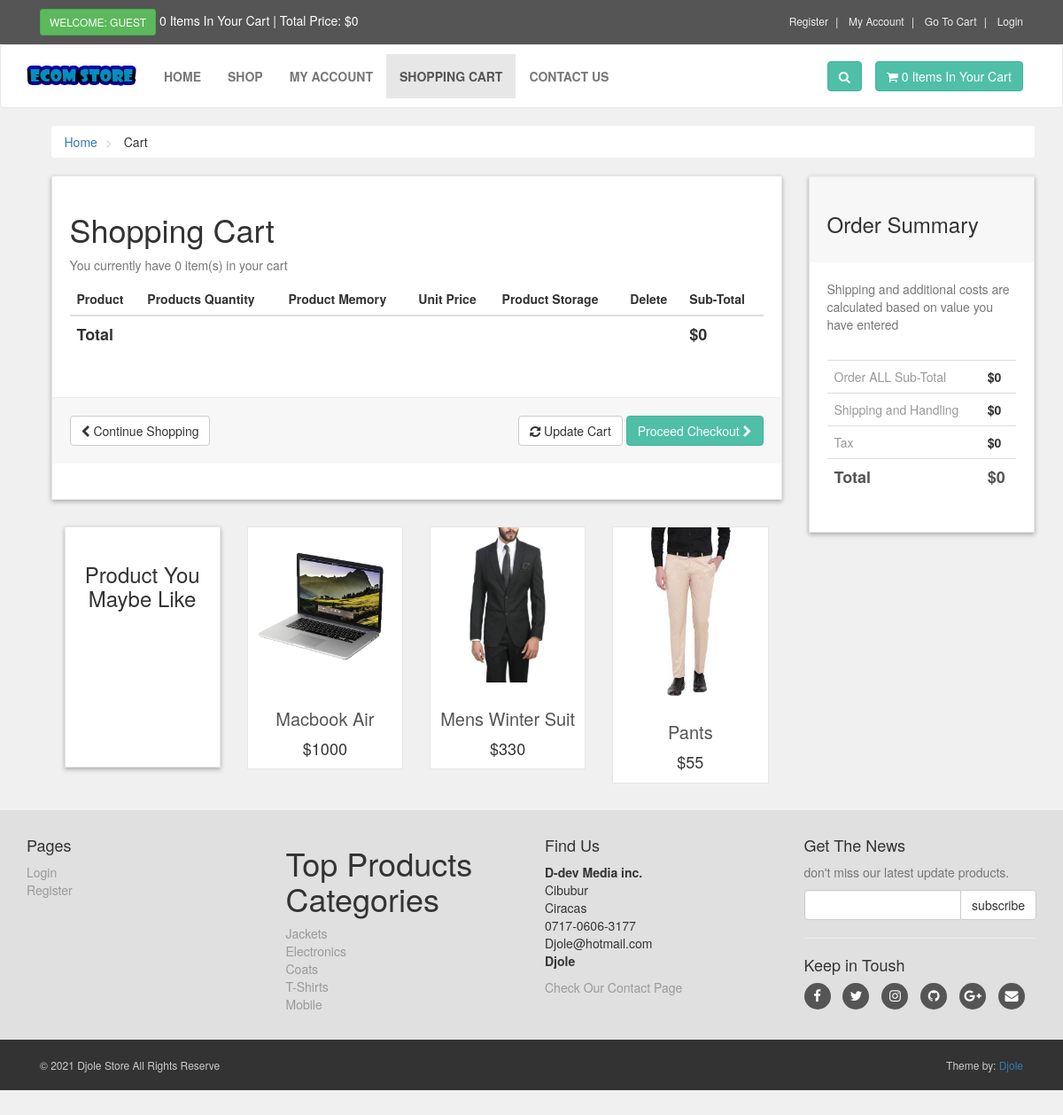
The app's page /cart.php with its own data.
### tables this page shows
CREATE TABLE `products` (
  `product_id` int(10) NOT NULL,
  `p_cat_id` int(10) NOT NULL,
  `cat_id` int(10) NOT NULL,
  `date` timestamp NOT NULL DEFAULT current_timestamp() ON UPDATE current_timestamp(),
  `product_title` text NOT NULL,
  `product_img1` text NOT NULL,
  `product_img2` text NOT NULL,
  `product_img3` text NOT NULL,
  `product_price` int(10) NOT NULL,
  `product_keywords` text NOT NULL,
  `product_desc` text NOT NULL
);

CREATE TABLE `product_categories` (
  `p_cat_id` int(10) NOT NULL,
  `p_cat_title` text NOT NULL,
  `p_cat_desc` text NOT NULL
);

### cart.php (the view, shortened to what this page needs)
<?php
    include("includes/header.php");
?>
    <div id="content">
       <div class="container">
           <div class="col-md-12">
               <ul class="breadcrumb">
                   <li>
                       <a href="index.php">Home</a>
                   </li>
                   <li>
                       Cart
                   </li>
               </ul>
            </div>
            <div id="cart" class="col-md-9">
                <div class="box">
                    <form action="cart.php" method="post" enctype="multipar/form-data">
                        <h1>Shopping Cart</h1>
                        <?php
                            $ip_add =getRealIpUser();
                            $select_cart = "select * from cart where ip_add='$ip_add'";
                            $run_cart = mysqli_query($con,$select_cart);
                            $count = mysqli_num_rows($run_cart);
                        ?>
                        <p class="text-muted">You currently have <?php echo $count; ?> item(s) in your cart</p>
                        <div class="table-responsive">
                            <table class="table">
                                <thead>
                                    <tr>
                                        <th colspan="2">Product</th>
                                        <th>Products Quantity</th>
                                        <th>Product Memory</th>
                                        <th>Unit Price</th>
                                        <th>Product Storage</th>
                                        <th colspan="1">Delete</th>
                                        <th colspan="2">Sub-Total</th>
                                    </tr>
                                </thead>
                                    <?php
                                        $total = 0;
                                                ?>
                                <tfoot>
                                    <tr>
                                         <th colspan="7">Total</th>
                                        <th colspan="2">$<?php echo $total; ?></th>
                                    </tr>
                                </tfoot>
                            </table>
                        </div>
                        <div class="box-footer">
                           <div class="pull-left">
                               <a href="index.php" class="btn btn-default">
                                   <i class="fa fa-chevron-left"></i> Continue Shopping
                               </a>
                           </div>
                           <div class="pull-right">
                                <button type="submit" name="update" value="Update Cart" class="btn btn-default">
                                   <i class="fa fa-refresh"></i> Update Cart
                                </button>
                                <a href="checkout.php" class="btn btn-primary">
                                    Proceed Checkout <i class="fa fa-chevron-right"></i>
                                </a>
                           </div>
                        </div>
                    </form>
                </div>
                <div id="row same-heigh-row">
                         <div class="col-md-3 col-sm-6">
                                <div class="box same-height headline">
                                 <h3 class="text-center">Product You Maybe Like</h3>
                             </div>
                         </div>
                         <?php
                         $get_products = "select * from products order by rand() LIMIT 0,3";
                         $run_products = mysqli_query($con,$get_products);
                         while($row_product=mysqli_fetch_array($run_products)){
                            $pro_id = $row_product['product_id'];
                            $pro_title = $row_product['product_title'];
                            $pro_price = $row_product['product_price'];
                            $pro_img1 = $row_product['product_img1'];
                            echo "
                            <div class='col-md-3 col-sm-6 center-responsive'>
                                <div class='product same-height'>
                                    <a href='details.php?pro_id=$pro_id'>
                                        <img class='img-responsive' src='admin_area/product_images/$pro_img1' alt='product02'>
                                    </a>
                                    <div class='text'>
                                        <h3><a href='details.php?pro_id=$pro_id'> $pro_title</a></h3>
                                        <p class='price'>$$pro_price</p>
                                    </div>
                                </div>
                            </div>
                            ";
                        }
                        ?>
                </div>
            </div>
            <div class="col-md-3">
                <div id="order-summary" class="box">
                    <div class="box-header">
                        <h3>Order Summary</h3>
                    </div>
                    <p class="text-muted">
                            Shipping and additional costs are calculated based on value you have entered
                    </p>
                    <div class="table-responsive">
                        <table class="table">
                            <tbody>
                                <tr>
                                  <td> Order  ALL Sub-Total </td>
                                  <th> $<?php echo $total; ?> </th>
                                </tr>
                                <tr>
                                    <td> Shipping and Handling </td>
                                    <th> $0 </th>
                                </tr>
                                <tr>
                                    <td>Tax</td>
                                    <th>$0</th>
                                </tr>
                                <tr class="total">
                                    <td>Total</td>
                                    <td>$<?php echo $total; ?></td>
                                </tr>
                            </tbody>
                        </table>
                    </div>
                </div>
            </div>
        </div>
   </div>
    <?php
    include("includes/footer.php");
    ?>
 </body>
</html>

### includes/footer.php (shortened to what this page needs)
<div id="footer">
    <div class="container">
        <div class="row">
            <div class="col-sm-6 col-md-3">
                  <h4>Pages</h4>
                  <ul>
                           <?php
                           if(!isset($_SESSION['customer_email'])){
                               echo"<a href='checkout.php'>Login</a>";
                           }else{
                              echo"<a href='customer/my_account.php?my_orders'>My Account</a>";
                           }
                           ?>
                    <li><a href="customer_register.php">Register</a></li>
                </ul>
            </div>
            <div class="col-sm-6 col-md-3">
                 <h1>Top Products Categories</h1>
                <ul>
                <?php
                    $get_p_cats = "select * from product_categories";
                    $run_p_cats = mysqli_query($con,$get_p_cats);
                    while($row_p_cats=mysqli_fetch_array($run_p_cats)){
                        $p_cat_id = $row_p_cats['p_cat_id'];
                        $p_cat_title = $row_p_cats['p_cat_title'];
                        echo "
                            <li>
                                <a href='shop.php?p_cat=$p_cat_id'>
                                    $p_cat_title
                                </a>
                            </li>
                        ";
                    }
                ?>
                 </ul>
            </div>
            <div class="col-sm-6 col-md-3">
                 <h4>Find Us</h4>
                <p>
                      <strong>D-dev Media inc.</strong>
                      <br/>Cibubur
                      <br/>Ciracas
                      <br/>0717-0606-3177
                      <br/>Djole@hotmail.com
                      <br/><strong>Djole</strong>
                 </p>
                 <a href="contact.php">Check Our Contact Page</a>
            </div>
            <div class="col-sm-6 col-md-3">
               <h4>Get The News</h4>
               <p class="text-muted">
                   don't miss our latest update products.
                </p>
                <form action="" method="">
                     <div class="input-group">
                         <input type="text" class="form-control" name="email">
                         <span class="input-group-btn">
                              <input type="submit" value="subscribe" class="btn btn-default">
                         </span>
                     </div>
                </form>
                <hr>
                <h4>Keep in Toush</h4>
                <p class="social">
                     <a href="#" class="fa fa-facebook"></a>
                     <a href="#" class="fa fa-twitter"></a>
                     <a href="#" class="fa fa-instagram"></a>
                     <a href="#" class="fa fa-github"></a>
                     <a href="#" class="fa fa-google-plus"></a>
                     <a href="#" class="fa fa-envelope"></a>
                </p>
            </div>
        </div>
    </div>
</div>
<div id="copyright">
    <div class="container">
        <div class="col-md-6">
            <p class="pull-left">&copy; 2021 Djole Store All Rights Reserve</p>
        </div>
        <div class="col-md-6">
            <p class="pull-right">Theme by: <a href="#">Djole</a></p>
        </div>
    </div>
</div>

### styles/style.css (style rules this page uses)
body { font-size: 14px; line-height: 1.42857143; color: #333333; background: #f0f0f0; overflow-x: hidden; padding-bottom: 1000px; }
.btn-primary { color: rgb(255, 255, 255); background: rgb(79, 191, 168); border-color: rgb(65, 179, 156); }
.box { background: #ffffff; margin: 0 0 30px; border: solid 1px #e6e6e6; box-sizing: border-box; padding: 20px; box-shadow: 0px 2px 5px rgba(0, 0, 0, .3); }
#content { padding-left: 25px; }
#content .product { background: #ffffff; border: solid 1px #e6e6e6; margin-bottom: 30px; box-sizing: border-box; }
#content .product .text { padding: 10px 10px 0px; }
#content .product .text p.price { font-size: 18px; text-align: center; font-weight: 400; }
#content .product .text h3 { text-align: center; font-size: 20px; }
#content .product .text h3 a { color: rgb(85, 85, 85); }
.breadcrumb { padding: 8px 15px; margin-bottom: 20px; background: #ffffff; border-radius: 5x; box-shadow: 0px 1px 5px rgba(0, 0, 0, 5,); }
.breadcrumb> li + li:before { content: ">\00a0"; color: #cccccc; }
#content .headline { height: 272px; }
#content #cart .table tfoot { font-size: 18px; }
.box .box-footer { background-color: #f7f7f7; margin: 30px -20px 20px; padding: 20px; border-top: 1px solid #eeeeee; }
.box .box-footer:before, .box .box-footer:after { content: ""; display: table; }
.box .box-footer:after { clear: both; }
.box .box-header { background-color: #f7f7f7; margin: -20px -20px 20px; padding: 20px; border-top: 1px solid #eeeeee; }
#content #order-summary table { margin-top: 20px; }
#content #order-summary table td { color: #999999; }
#content #order-summary table tr.total td, content #order-summary table tr.total td { font-size: 18px; color: #555555; font-weight: 700; }
#footer { background: #e0e0e0; padding: 20px 0; }
#footer a { color: #999999; padding: 0; text-decoration: none; }
#footer ul { list-style: none; padding-left: 0px; }
#footer .social { text-align: left; }
#footer .social a { margin: 0px 10px 0px 0px; display: inline-block; color: #ffffff; width: 30px; height: 30px; border-radius: 15px; line-height: 30px; font-size: 15px; text-align: center; vertical-align: bottom; background: #555555; text-decoration: none; }
#copyright { background: #333333; color: #cccccc; padding: 20px 0px; font-size: 12px; }
#copyright p { margin: 0px; }

### records on screen
products: product_img1 (picture), product_title "Macbook Air", product_price "1000"
products: product_img1 (picture), product_title "Mens Winter Suit", product_price "330"
products: product_img1 (picture), product_title "Pants", product_price "55"
product_categories: p_cat_title "Jackets"
product_categories: p_cat_title "Electronics"
product_categories: p_cat_title "Coats"
product_categories: p_cat_title "T-Shirts"
product_categories: p_cat_title "Mobile"

### other values on screen
$count_items "0 0"
$total "0"
$count "0"
